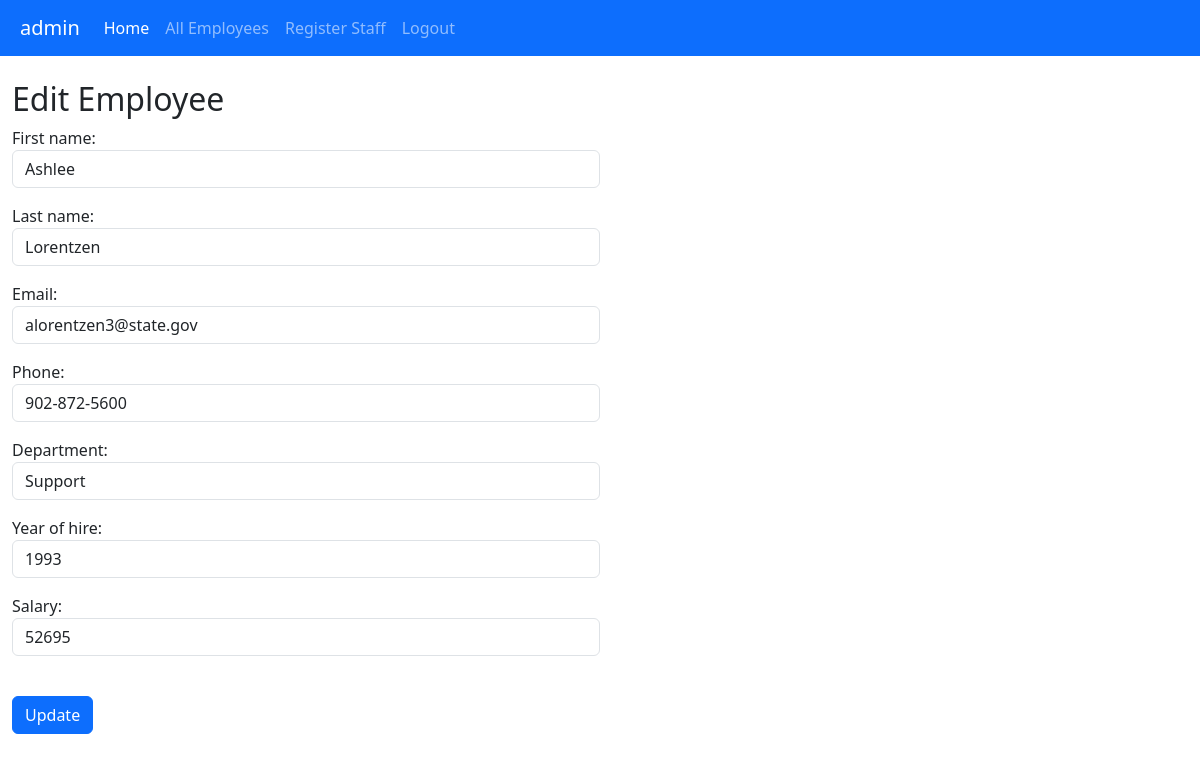
Page /employee/edit/4 (signed in) on the committed database.
### employees/models.py (models this page shows, shortened)
class Employee(models.Model):
    fname = models.CharField(max_length=50, verbose_name="First name")
    lname = models.CharField(max_length=50, verbose_name="Last name")
    email = models.CharField(max_length=50, verbose_name="Email")
    phone = models.CharField(max_length=12, verbose_name="Phone")
    department = models.CharField(max_length=100, verbose_name="Department")
    year = models.CharField(max_length=4, verbose_name="Year of hire")
    salary = models.CharField(max_length=8,verbose_name="Salary")
    class Meta:
        permissions = (("can_view","View employees"),("can_edit", "Edit employees"))

### employees/views.py (the view)
# urls.py: path("employee/edit/<int:id>",views.edit,name="edit"),
@login_required
@permission_required("employees.can_edit", raise_exception=True)
def edit(request, id):
    emp = Employee.objects.get(id=id)
    form = forms.EmpEditForm(request.POST or None, instance=emp)
    if form.is_valid():
        form.save()
        return redirect("elist")
    context = {
        "form":form
    }
    return render(request,"edit.html", context)

### employees/forms.py
class EmpEditForm(ModelForm):
    class Meta:
        model = Employee
        fields = ("fname", "lname", "email", "phone", "department", "year", "salary")
        widgets = {
            "fname":forms.TextInput(attrs={"class":"form-control","fname":"fname","placeholder":"Enter first name"}),
            "lname":forms.TextInput(attrs={"class":"form-control","lname":"lname","placeholder":"Enter last name"}),
            "email":forms.TextInput(attrs={"class":"form-control","email":"email","placeholder":"Enter email"}),
            "phone":forms.TextInput(attrs={"class":"form-control","phone":"phone","placeholder":"Enter phone"}),
            "department":forms.TextInput(attrs={"class":"form-control","department":"department","placeholder":"Enter department"}),
            "year":forms.TextInput(attrs={"class":"form-control","year":"year","placeholder":"Enter year of hire"}),
            "salary":forms.TextInput(attrs={"class":"form-control","salary":"salary","placeholder":"Enter base salary"})
        }

### templates/edit.html (shortened to what this page needs)
{% extends "master.html" %}
{% block content %}
    <h2>Edit Employee</h2>
    <div class = "col-6">
        <form method="POST">
            {{form.as_p}}
            <br>
            <div>
                <button type="submit" class="btn btn-primary">Update</button>
            </div>
        </form>
    </div>
{% endblock content %}

### templates/master.html (shortened to what this page needs)
<!DOCTYPE html>
<html lang="en">
    <head>
        <link
            href="https://cdn.jsdelivr.net/npm/bootstrap@5.3.2/dist/css/bootstrap.min.css"
            rel="stylesheet"
/>
    </head>
    <body>
        <header>
            <nav
                class="navbar navbar-expand-sm navbar-dark bg-primary" style="padding-left: 20px">
                {% if  user.is_authenticated %}
                    <a class="navbar-brand" href="#">{{user.username}}</a>
                {% endif %}
                <div class="collapse navbar-collapse" id="collapsibleNavId">
                    <ul class="navbar-nav me-auto mt-2 mt-lg-0">
                        <li class="nav-item">
                            <a class="nav-link active" href="{% url "home" %}" aria-current="page">Home</a>
                        </li>
                        {% if perms.employees.can_view %}
                            <li class="nav-item">
                                <a class="nav-link" href="{% url "elist" %}">All Employees</a>
                            </li>
                        {% endif %}
                        {% if perms.employees.can_edit %}
                            <li class="nav-item">
                                <a class="nav-link" href="{% url "register" %}">Register Staff</a>
                            </li>
                        {% endif %}
                        {% if user.is_authenticated %}
                            <li class="nav-item">
                                <form action="{% url "logout" %}" method="POST">
                                    <button class="nav-link" type="submit">Logout</button>
                                </form>
                            </li>
                        {% else %}
                            <li class="nav-item">
                                <a class="nav-link" href="{% url "login" %}">Login</a>
                            </li>
                        {% endif %}
                </div>
            </nav>
        </header>
        <br/>
        <main>
            <div class="container-fluid">
                {% block content %}{% endblock content %}
            </div>
        </main>
    </body>
</html>

### rows in the picture
Employee: fname "Ashlee", lname "Lorentzen", email "alorentzen3@state.gov", phone "902-872-5600", department "Support", year "1993", salary "52695"

### other values in the picture
{{ user.username }} "admin"
